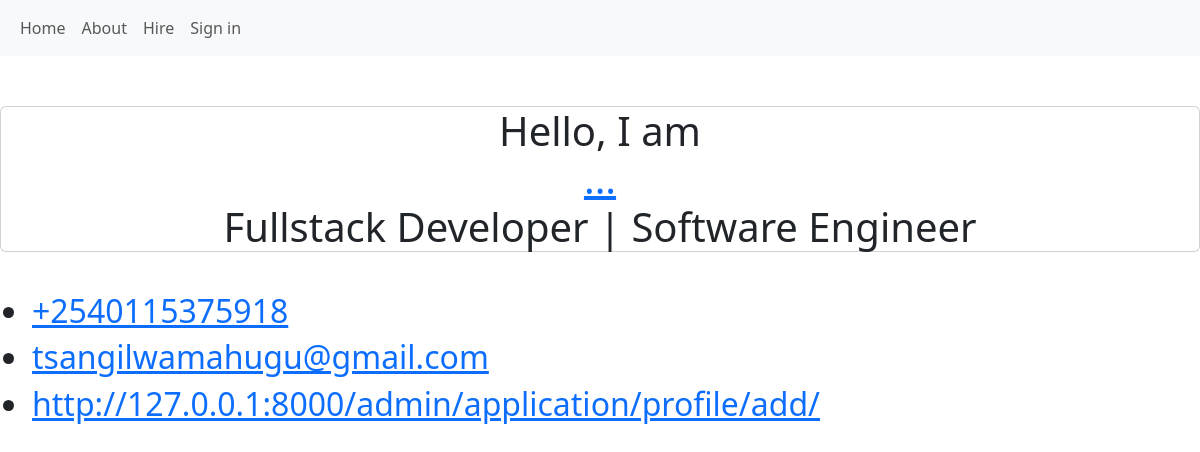
Before: / with the older database file.
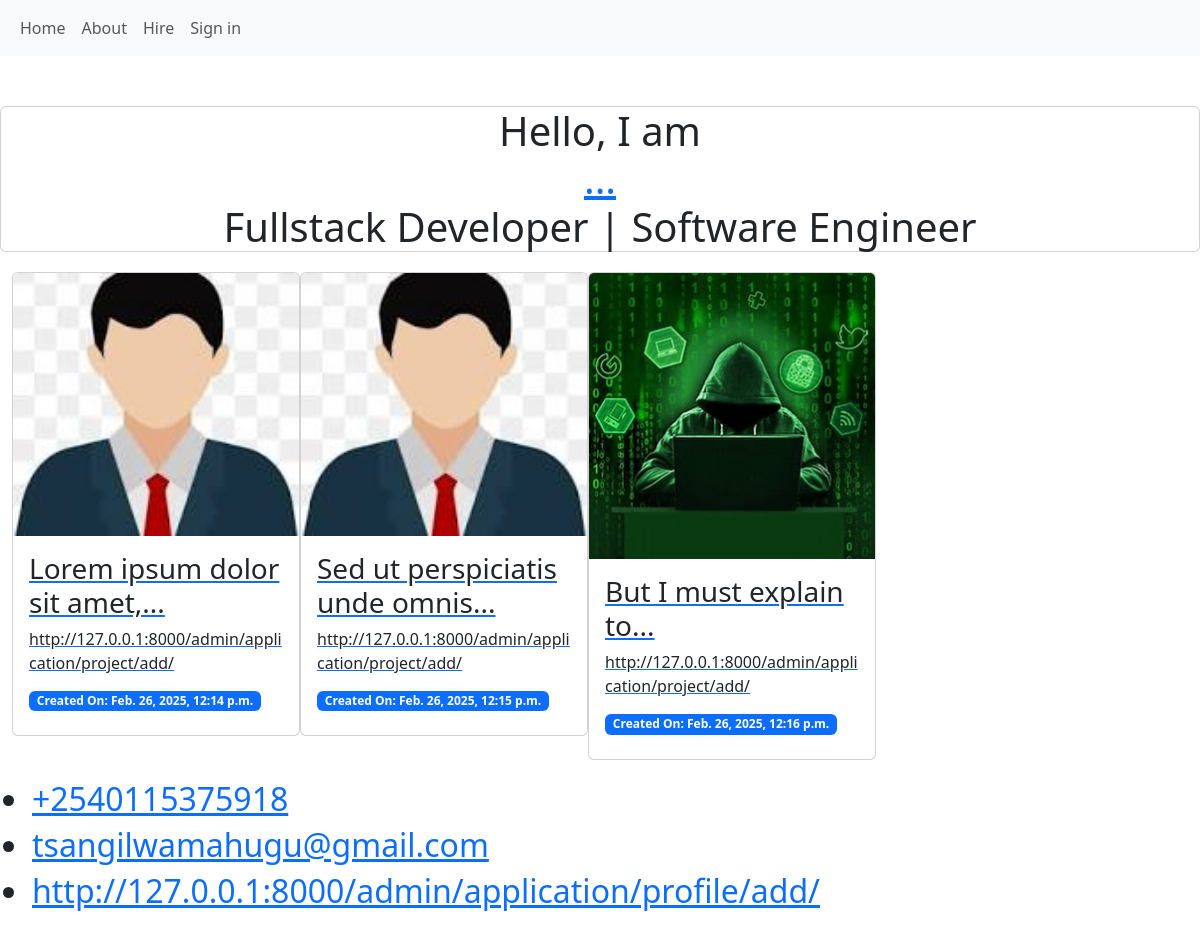
After: the same page with the newer database file.
### application/models.py (models this page shows, shortened)
class Contact(models.Model):
    phone = models.CharField(max_length=15)
    email = models.EmailField()
    git_link = models.URLField()

class Project(models.Model):
    user = models.ForeignKey(User, on_delete=models.CASCADE)
    image = models.ImageField(null=True, upload_to='static/project/img',
                              default='static/project/img/avatar.jpeg')
    title = models.CharField(max_length=50)
    description = models.CharField(max_length=500)
    github_url = models.URLField(blank=True, null=True)
    date_created = models.DateTimeField(auto_now_add=True)
    updated_at = models.DateTimeField(auto_now=True)
    @property
    def truncated_description(self):
        words = self.description.split()
        if len(words) > 5:  # Modify this number to the desired length
            return ' '.join(words[:5]) + '...'
        return self.description

### application/views.py (the view)
# urls.py: path('', home_view, name="home"),
def home_view(request):
    contacts = Contact.objects.all()
    person = User.objects.all()
    projects = Project.objects.all()
    template = loader.get_template('accounts/home_page.html')
    context = {
        'person': person,
        'projects': projects,
        'contacts': contacts
    }
    return HttpResponse(template.render(context, request))

### application/templates/accounts/home_page.html (shortened to what this page needs)
{% extends 'accounts/base.html' %}
{% load static %}
{% load bootstrap5 %}
{% load bootstrap_icons %}
{% block content %}
<h1 class="card text-center d-flex" style="margin-top: 50px;">
            Hello, I am
            <a href="">...</a>
            Fullstack Developer | Software Engineer
</h1>
<div class="container" style="margin-bottom: 20px;
        display: flex; flex-direction: row;
        margin: 20px 0px 20px 0px;">
{% for project in projects %}
    <a href="">
        <div class="card flex" style="width: 18rem; ">
            <img src="{{ project.image }}" alt="{{ project.title }}" class="card-img-top">
            <div class="card-body">
                <h3 class="card-title">{{project.truncated_description}}</h3>
                <div class="card-text">
                    <p>{% bs_icon 'github' %}{{project.github_url}}</p>
                    <h6 class="badge bg-primary">Created On: {{project.date_created}}</h6>
                </div>
            </div>
        </div>
    </a>
{% endfor %}
</div>
{% for contact in contacts %}
    <footer class="footer bg-gray">
        <ul>
            <li class="h2"><a href="">{% bs_icon 'telephone' %} {{contact.phone}}</a></li>
            <li class="h2"><a href="">{% bs_icon 'envelope-at' %} {{contact.email}}</a></li>
            <li class="h2"><a href="">{% bs_icon 'github' %} {{contact.git_link}}</a></li>
        </ul>
    </footer>
{% endfor %}
{% endblock %}

### application/templates/accounts/base.html (shortened to what this page needs)
{% load bootstrap5 %}
{% bootstrap_css %}
<nav class="navbar navbar-expand-lg navbar-light bg-light">
<div class="container-fluid">
    <div>
        <ul class="navbar-nav me-auto mb-20 mb-lg-0">
            <li class="nav-item"><a href="{% url 'home' %}" class="nav-link">Home</a></li>
            <li class="nav-item"><a href="" class="nav-link">About</a></li>
            <li class="nav-item"><a href="" class="nav-link">Hire</a></li>
            <li class="nav-item"><a href="{% url 'login' %}" class="nav-link">
                {% if user.is_authenticated %}
                <li class="nav-item"><a class="nav-link" href="{% url 'logout' %}">Logout</a></li>
                    {%if user.is_superuser%}
                    <li class="nav-item"><a class="nav-link bg-primary" href="{% url 'send_email' %}">Send Email</a></li>
                    {%endif%}
                {% else %}
                Sign in
                {% endif %}
            </a></li>
        </ul>
    </div>
</div>
</nav>
{% block content %}
{% endblock %}

Changed rows visible on the page:
added Project: image (picture), truncated_description "Lorem ipsum dolor sit amet,...", github_url "http://127.0.0.1:8000/admin/application/project/add/", date_created "Feb. 26, 2025, 12:14 p.m."
added Project: image (picture), truncated_description "Sed ut perspiciatis unde omnis...", github_url "http://127.0.0.1:8000/admin/application/project/add/", date_created "Feb. 26, 2025, 12:15 p.m."
added Project: image (picture), truncated_description "But I must explain to...", github_url "http://127.0.0.1:8000/admin/application/project/add/", date_created "Feb. 26, 2025, 12:16 p.m."
